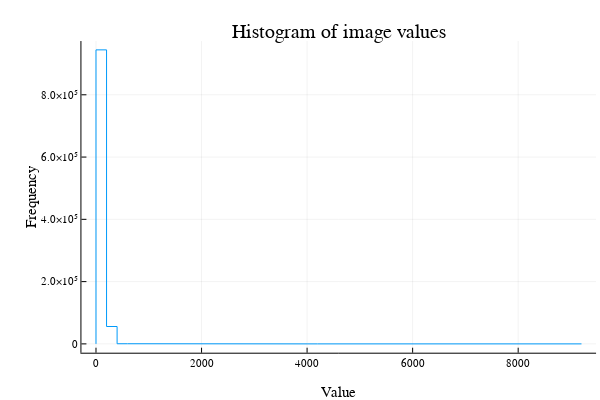

The notebook cell saved with this chart:
### Code cell
flat_matrix = vec(test_img.data[1][4000:5000,4000:5000])
histogram(flat_matrix, bins=50, xlabel="Value", ylabel="Frequency", title="Histogram of image values", legend=false)

### Figure 1 — Plotly figure (JSON) as saved in the notebook; plotly's stock layout.template omitted (floating-point values rounded to 4 significant figures)
{"data": [{"colorbar": {"len": 0.8657, "title": "", "x": 0.9934, "y": 0.5087}, "legendgroup": "y1", "line": {"color": "rgba(0, 154, 250, 1.000)", "dash": "solid", "shape": "linear", "width": 1}, "mode": "lines", "name": "y1", "showlegend": true, "type": "scatter", "x": [0, 0, 200, 200, 400, 400, 600, 600, 800, 800, 1000, 1000, 1200, 1200, 1400, 1400, 1600, 1600, 1800, 1800, 2000, 2000, 2200, 2200, 2400, 2400, 2600, 2600, 2800, 2800, 3000, 3000, 3200, 3200, 3400, 3400, 3600, 3600, 3800, 3800, 4000, 4000, 4200, 4200, 4400, 4400, 4600, 4600, 4800, 4800, 5000, 5000, 5200, 5200, 5400, 5400, 5600, 5600, 5800, 5800, 6000, 6000, 6200, 6200, 6400, 6400, 6600, 6600, 6800, 6800, 7000, 7000, 7200, 7200, 7400, 7400, 7600, 7600, 7800, 7800, 8000, 8000, 8200, 8200, 8400, 8400, 8600, 8600, 8800, 8800, 9000, 9000, 9200, 9200], "xaxis": "x", "y": [0, 944279, 944279, 55823, 55823, 469, 469, 308, 308, 248, 248, 187, 187, 158, 158, 128, 128, 84, 84, 69, 69, 54, 54, 33, 33, 28, 28, 16, 16, 25, 25, 17, 17, 13, 13, 15, 15, 3, 3, 3, 3, 9, 9, 3, 3, 4, 4, 4, 4, 4, 4, 5, 5, 2, 2, 3, 3, 2, 2, 0, 0, 0, 0, 0, 0, 1, 1, 0, 0, 0, 0, 0, 0, 0, 0, 0, 0, 0, 0, 1, 1, 0, 0, 1, 1, 1, 1, 0, 0, 0, 0, 1, 1, 0], "yaxis": "y"}], "layout": {"annotations": [{"font": {"color": "rgba(0, 0, 0, 1.000)", "family": "sans-serif", "size": 20}, "rotation": 0, "showarrow": false, "text": "Histogram of image values", "x": 0.5646, "xanchor": "center", "xref": "paper", "y": 1, "yanchor": "top", "yref": "paper"}], "height": 400, "margin": {"b": 20, "l": 0, "r": 0, "t": 20}, "paper_bgcolor": "rgba(255, 255, 255, 1.000)", "plot_bgcolor": "rgba(255, 255, 255, 1.000)", "showlegend": false, "width": 600, "xaxis": {"anchor": "y", "domain": [0.1357, 0.9934], "gridcolor": "rgba(0, 0, 0, 0.100)", "gridwidth": 0.5, "linecolor": "rgba(0, 0, 0, 1.000)", "mirror": false, "range": [-276, 9476], "showgrid": true, "showline": true, "showticklabels": true, "tickangle": 0, "tickcolor": "rgb(0, 0, 0)", "tickfont": {"color": "rgba(0, 0, 0, 1.000)", "family": "sans-serif", "size": 11}, "tickmode": "array", "ticks": "inside", "ticktext": ["0", "2000", "4000", "6000", "8000"], "tickvals": [0, 2000, 4000, 6000, 8000], "title": "Value", "titlefont": {"color": "rgba(0, 0, 0, 1.000)", "family": "sans-serif", "size": 15}, "type": "-", "visible": true, "zeroline": false, "zerolinecolor": "rgba(0, 0, 0, 1.000)"}, "yaxis": {"anchor": "x", "domain": [0.07581, 0.9415], "gridcolor": "rgba(0, 0, 0, 0.100)", "gridwidth": 0.5, "linecolor": "rgba(0, 0, 0, 1.000)", "mirror": false, "range": [-28330.0, 972600.0], "showgrid": true, "showline": true, "showticklabels": true, "tickangle": 0, "tickcolor": "rgb(0, 0, 0)", "tickfont": {"color": "rgba(0, 0, 0, 1.000)", "family": "sans-serif", "size": 11}, "tickmode": "array", "ticks": "inside", "ticktext": ["0", "2.0×10⁵", "4.0×10⁵", "6.0×10⁵", "8.0×10⁵"], "tickvals": [0, 200000, 400000, 600000, 800000], "title": "Frequency", "titlefont": {"color": "rgba(0, 0, 0, 1.000)", "family": "sans-serif", "size": 15}, "type": "-", "visible": true, "zeroline": false, "zerolinecolor": "rgba(0, 0, 0, 1.000)"}}}
